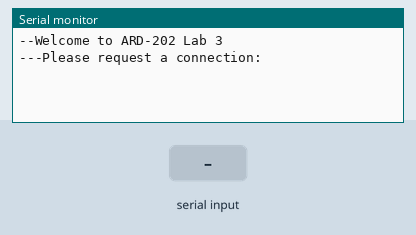
This sketch was run on a simulated Arduino Uno, built with avr-gcc and run on an emulated ATmega328P. On the bench: the last lines printed to the serial monitor. Inputs (shaded band) come from the test bench.

Above: at 6.2 s.
6.3 s: "1\n" received over Serial
At 7.5 s:
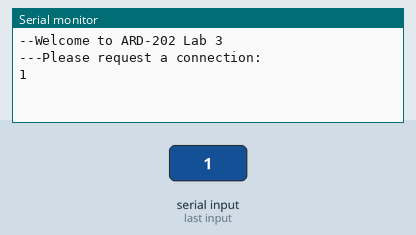
7.8 s: byte 13 ('\r') received over Serial
At 8.4 s:
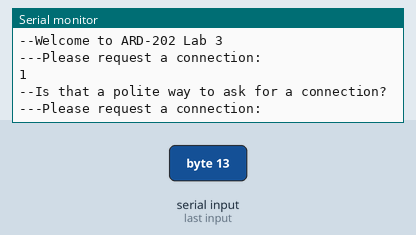
9.3 s: "0\n" received over Serial
At 10.1 s:
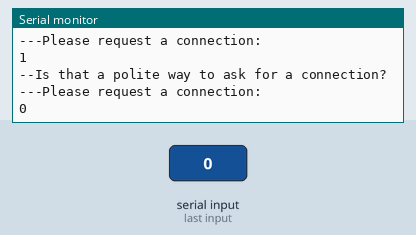

The sketch:

ARD_201_Lab_3.ino
```cpp
#include <inttypes.h>
#include "Arduino.h"
#include "responses.h"
#include "string.h"

enum convoState {
  CONVO_DISCONNECT,
  CONVO_CONNECT,
  CONVO_REPEAT,
  CONVO_UNKNOWN
};

#define TIMEOUT 10000

#define BUFFER_SIZE 128
char rxBuffer[BUFFER_SIZE] = "";
char index = 0;

char compareString[BUFFER_SIZE] = "";

convoState _convoState    = CONVO_DISCONNECT;
convoState _convoStateOld = CONVO_UNKNOWN;
uint32_t   _stateTime     = 0;

char returnFlag = 0;
char responseIndex = 0;


void setup() {
  Serial.begin(9600);
  delay(5000);
  Serial.println(welcome);
}

void loop() {
  updateConvo();
  updateSerial();
}

void updateConvo() {
  uint32_t currentTime = millis();

  if(_convoState != _convoStateOld) {
    //The state changed from what it used to be
    _convoStateOld = _convoState;

    //Store the time we entered the state
    _stateTime = currentTime;

    //first time in state
    switch(_convoState) {
      case CONVO_DISCONNECT:
        clearSerial();
        Serial.println(plsConnect);
        break;

      case CONVO_CONNECT:
        clearSerial();
        Serial.println(thxConnect);
        _stateTime += TIMEOUT;
        break;

      case CONVO_REPEAT:
        clearSerial();
        Serial.println(sayResp[responseIndex++]);
        Serial.println(thxConnect);
        _stateTime += TIMEOUT;

        if(responseIndex >= sayRespCount) {
          responseIndex = 0;
        }
        break;

      default:
        //not sure how we got here... go to disconnected
        _convoState = CONVO_DISCONNECT;
        break;
    }
  }

  switch(_convoState) {
    case CONVO_DISCONNECT:

      if(returnFlag == 1) {
        if(strcmp(rxBuffer, connectReq) == 0) {
          _convoState = CONVO_CONNECT;
        }
        else {
          Serial.println(noConnect);
          _convoStateOld = CONVO_UNKNOWN; //restart the state by faking an old state
        }
      }
      else if (returnFlag == 2) {
         Serial.println(tooLong);
         _convoStateOld = CONVO_UNKNOWN; //restart the state by faking an old state
      }
      break;

    case CONVO_CONNECT:
        if((int32_t)(currentTime - _stateTime) >= 0) {
           Serial.println(tooLong);
           _convoState = CONVO_DISCONNECT;
        }
        if(returnFlag == 1) {
          strcpy(compareString, rxBuffer);
          _convoState = CONVO_REPEAT;
        }
      break;

    case CONVO_REPEAT:
        if((int32_t)(currentTime - _stateTime) >= 0) {
           Serial.println(tooLong);
           _convoState = CONVO_DISCONNECT;
        }

        if(returnFlag == 1) {
          if(strcmp(compareString, rxBuffer) == 0) {
            _convoStateOld = CONVO_UNKNOWN;
          }
          else {
            _convoState = CONVO_CONNECT;
          }
        }
      break;

    default:
      //not sure how we got here... go to disconnected
      _convoState = CONVO_DISCONNECT;
      break;
  }
}

void updateSerial() {
  if( Serial.available()) {
    if(index < BUFFER_SIZE - 1){
      char ch = Serial.read(); //
      Serial.print(ch);
      if(ch == '\r') {
        rxBuffer[index++] = 0;
        returnFlag = 1;
      }
      else {
        rxBuffer[index++] = ch; // add the ASCII character to the string;
      }
    }
    else {
      //buffer overflow
      index = 0;
      returnFlag = 2;
    }
  }
}

void clearSerial() {
  index = 0;
  returnFlag = 0;
}
```

responses.h
```cpp
// Say this to ask for a connect request

const char welcome[] = "--Welcome to ARD-202 Lab 3";
const char plsConnect[] = "---Please request a connection:";

// This is what they say to ask for a connection
const char connectReq[] = "PLEASE, CONNECT";

const char noConnect[] = "--Is that a polite way to ask for a connection?";

const char thxConnect[] = "--Thank You for your connection.--Please say something to me:";

const char repeatReq[] = "--Please say that again:";

const char *sayResp[] = {
  "-------------------------------------------------",
  "*************************************************",
  "Turn your head and Cough!",
  "I can see my house from here",
  "I am GROOT!!"
};

const char sayRespCount = 5;

const char tooLong[] = "Are you writing war and peace?";
```

Measured:
- after the input at 6.3 s, the serial monitor: prints a new line at once (image 1)
- after the input at 7.8 s, the serial monitor: prints a new line at once (image 2)
- after the input at 9.3 s, the serial monitor: prints a new line at once (image 3)
